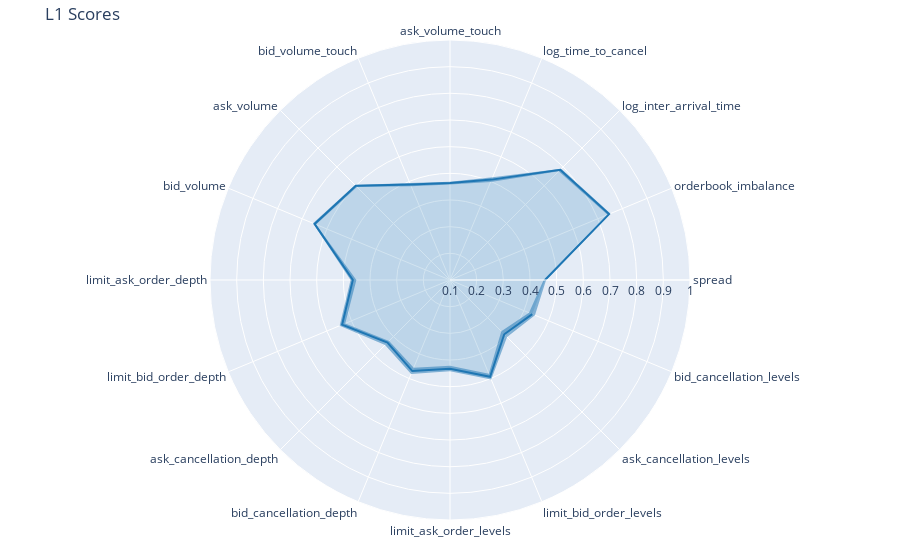

Notebook code for this chart:
### Code cell
import plotly.graph_objects as go

fig = go.Figure()

fig.add_trace(go.Scatterpolar(
    r=1-losses,
    theta=labels,
    mode='lines',
    fill='toself',
    fillcolor='rgba(31, 119, 180, 0.2)',  # Set opacity to 0.5
    name='CI upper',
    line=dict(color='rgba(31, 119, 180, 1)'),
))
fig.add_trace(go.Scatterpolar(
    r=1-cis[0],
    theta=labels,
    mode='lines',  # Add this line to remove markers
    name='CI lower',
    line=dict(color='rgba(31, 119, 180, 0.2)', width=0),
    # fill='tonext',
))
fig.add_trace(go.Scatterpolar(
    r=1-cis[1],
    theta=labels,
    mode='lines',  # Add this line to remove markers
    fill='tonext',
    fillcolor='rgba(31, 119, 180, 0.5)',
    name='CI upper',
    line=dict(color='rgb(31, 119, 180)', width=0),
))

fig.update_layout(
  polar=dict(
    radialaxis=dict(
      visible=True,
      range=[0.1, 1]
    )),
  showlegend=False,
  title='L1 Scores',
  margin=dict(l=20, r=20, t=40, b=40),
)

fig.write_image(f"images/l1_comparison_{stock}_{model}.png")
fig.show()

### Figure 1 — Plotly figure (JSON) as saved in the notebook; plotly's stock layout.template omitted (floating-point values rounded to 4 significant figures)
{"data": [{"fill": "toself", "fillcolor": "rgba(31, 119, 180, 0.2)", "line": {"color": "rgba(31, 119, 180, 1)"}, "mode": "lines", "name": "CI upper", "r": [0.4563, 0.7457, 0.6848, 0.5074, 0.4636, 0.4875, 0.5994, 0.6498, 0.4644, 0.538, 0.4317, 0.4695, 0.4329, 0.4928, 0.3877, 0.434], "theta": ["spread", "orderbook_imbalance", "log_inter_arrival_time", "log_time_to_cancel", "ask_volume_touch", "bid_volume_touch", "ask_volume", "bid_volume", "limit_ask_order_depth", "limit_bid_order_depth", "ask_cancellation_depth", "bid_cancellation_depth", "limit_ask_order_levels", "limit_bid_order_levels", "ask_cancellation_levels", "bid_cancellation_levels"], "type": "scatterpolar"}, {"line": {"color": "rgba(31, 119, 180, 0.2)", "width": 0}, "mode": "lines", "name": "CI lower", "r": [0.4604, 0.7509, 0.6898, 0.5168, 0.4683, 0.4936, 0.6036, 0.656, 0.4728, 0.548, 0.4444, 0.4813, 0.4424, 0.504, 0.4025, 0.4448], "theta": ["spread", "orderbook_imbalance", "log_inter_arrival_time", "log_time_to_cancel", "ask_volume_touch", "bid_volume_touch", "ask_volume", "bid_volume", "limit_ask_order_depth", "limit_bid_order_depth", "ask_cancellation_depth", "bid_cancellation_depth", "limit_ask_order_levels", "limit_bid_order_levels", "ask_cancellation_levels", "bid_cancellation_levels"], "type": "scatterpolar"}, {"fill": "tonext", "fillcolor": "rgba(31, 119, 180, 0.5)", "line": {"color": "rgb(31, 119, 180)", "width": 0}, "mode": "lines", "name": "CI upper", "r": [0.4511, 0.7394, 0.6765, 0.4982, 0.458, 0.4809, 0.5936, 0.6437, 0.451, 0.5253, 0.4229, 0.4557, 0.4214, 0.4805, 0.3721, 0.4207], "theta": ["spread", "orderbook_imbalance", "log_inter_arrival_time", "log_time_to_cancel", "ask_volume_touch", "bid_volume_touch", "ask_volume", "bid_volume", "limit_ask_order_depth", "limit_bid_order_depth", "ask_cancellation_depth", "bid_cancellation_depth", "limit_ask_order_levels", "limit_bid_order_levels", "ask_cancellation_levels", "bid_cancellation_levels"], "type": "scatterpolar"}], "layout": {"margin": {"b": 40, "l": 20, "r": 20, "t": 40}, "polar": {"radialaxis": {"range": [0.1, 1], "visible": true}}, "showlegend": false, "title": {"text": "L1 Scores"}}}
